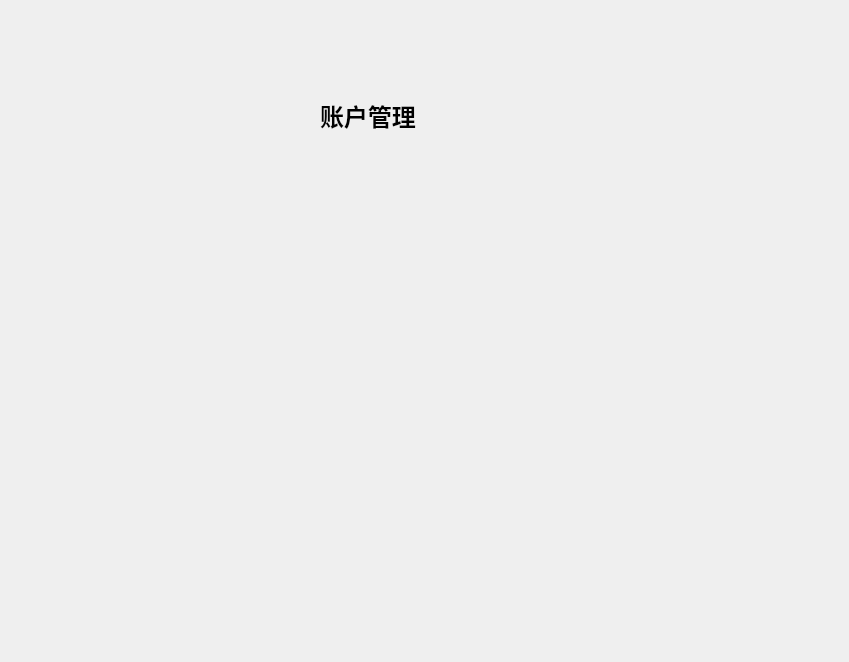
<?xml version="1.0" encoding="UTF-8"?>
<ui version="4.0">
 <class>PersonInformation</class>
 <widget class="QDialog" name="PersonInformation">
  <property name="geometry">
   <rect>
    <x>0</x>
    <y>0</y>
    <width>849</width>
    <height>662</height>
   </rect>
  </property>
  <property name="font">
   <font>
    <pointsize>15</pointsize>
   </font>
  </property>
  <property name="windowTitle">
   <string>Dialog</string>
  </property>
  <widget class="QLabel" name="label">
   <property name="geometry">
    <rect>
     <x>320</x>
     <y>60</y>
     <width>161</width>
     <height>111</height>
    </rect>
   </property>
   <property name="font">
    <font>
     <pointsize>18</pointsize>
     <weight>75</weight>
     <bold>true</bold>
    </font>
   </property>
   <property name="text">
    <string>账户管理</string>
   </property>
  </widget>
 </widget>
 <resources/>
 <connections/>
</ui>
